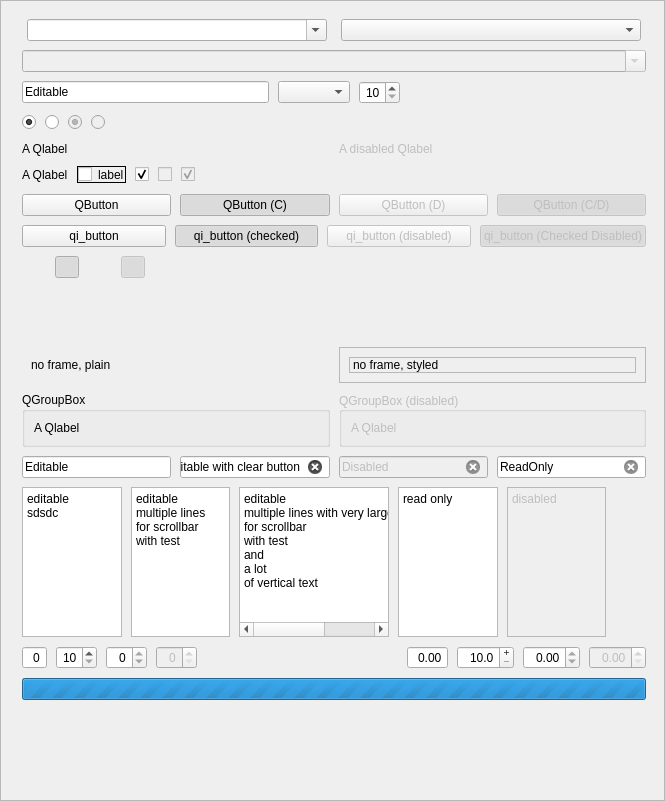
<?xml version="1.0" encoding="UTF-8"?>
<ui version="4.0">
 <class>MainWindow</class>
 <widget class="QMainWindow" name="MainWindow">
  <property name="geometry">
   <rect>
    <x>0</x>
    <y>0</y>
    <width>665</width>
    <height>801</height>
   </rect>
  </property>
  <property name="windowTitle">
   <string>MainWindow</string>
  </property>
  <widget class="QWidget" name="centralwidget">
   <layout class="QHBoxLayout" name="horizontalLayout">
    <property name="leftMargin">
     <number>0</number>
    </property>
    <property name="topMargin">
     <number>0</number>
    </property>
    <property name="rightMargin">
     <number>0</number>
    </property>
    <property name="bottomMargin">
     <number>0</number>
    </property>
    <item>
     <widget class="QFrame" name="q_frame">
      <property name="frameShape">
       <enum>QFrame::Shape::StyledPanel</enum>
      </property>
      <property name="frameShadow">
       <enum>QFrame::Shadow::Raised</enum>
      </property>
      <layout class="QHBoxLayout" name="q_widgets_main_layout">
       <property name="spacing">
        <number>9</number>
       </property>
       <property name="leftMargin">
        <number>12</number>
       </property>
       <property name="topMargin">
        <number>18</number>
       </property>
       <property name="rightMargin">
        <number>18</number>
       </property>
       <property name="bottomMargin">
        <number>18</number>
       </property>
       <item>
        <widget class="Line" name="q_line">
         <property name="orientation">
          <enum>Qt::Orientation::Horizontal</enum>
         </property>
        </widget>
       </item>
       <item>
        <layout class="QVBoxLayout" name="q_widgets_sub_layout">
         <item>
          <layout class="QVBoxLayout" name="q_combobox_layout">
           <item>
            <layout class="QHBoxLayout" name="horizontalLayout_20">
             <item>
              <widget class="QComboBox" name="q_combobox_read_only">
               <property name="maximumSize">
                <size>
                 <width>300</width>
                 <height>16777215</height>
                </size>
               </property>
               <property name="editable">
                <bool>true</bool>
               </property>
              </widget>
             </item>
             <item>
              <widget class="QComboBox" name="q_combobox_rw">
               <property name="maximumSize">
                <size>
                 <width>300</width>
                 <height>16777215</height>
                </size>
               </property>
              </widget>
             </item>
            </layout>
           </item>
           <item>
            <widget class="QComboBox" name="q_combobox_disabled">
             <property name="enabled">
              <bool>false</bool>
             </property>
             <property name="editable">
              <bool>true</bool>
             </property>
            </widget>
           </item>
           <item>
            <layout class="QHBoxLayout" name="horizontalLayout_23">
             <item>
              <widget class="QLineEdit" name="q_lineedit_editable_3">
               <property name="text">
                <string>Editable</string>
               </property>
               <property name="clearButtonEnabled">
                <bool>false</bool>
               </property>
              </widget>
             </item>
             <item>
              <widget class="QComboBox" name="q_combobox_read_only_3">
               <property name="sizePolicy">
                <sizepolicy hsizetype="Fixed" vsizetype="Fixed">
                 <horstretch>0</horstretch>
                 <verstretch>0</verstretch>
                </sizepolicy>
               </property>
               <property name="maximumSize">
                <size>
                 <width>300</width>
                 <height>16777215</height>
                </size>
               </property>
              </widget>
             </item>
             <item>
              <widget class="QSpinBox" name="q_spinbox_rw_3">
               <property name="alignment">
                <set>Qt::AlignmentFlag::AlignRight|Qt::AlignmentFlag::AlignTrailing|Qt::AlignmentFlag::AlignVCenter</set>
               </property>
               <property name="minimum">
                <number>10</number>
               </property>
              </widget>
             </item>
             <item>
              <spacer name="horizontalSpacer_11">
               <property name="orientation">
                <enum>Qt::Orientation::Horizontal</enum>
               </property>
               <property name="sizeHint" stdset="0">
                <size>
                 <width>40</width>
                 <height>20</height>
                </size>
               </property>
              </spacer>
             </item>
            </layout>
           </item>
          </layout>
         </item>
         <item>
          <layout class="QHBoxLayout" name="horizontalLayout_3">
           <item>
            <widget class="QRadioButton" name="q_radiobutton_1">
             <property name="text">
              <string/>
             </property>
             <property name="checked">
              <bool>true</bool>
             </property>
             <attribute name="buttonGroup">
              <string notr="true">buttonGroup_3</string>
             </attribute>
            </widget>
           </item>
           <item>
            <widget class="QRadioButton" name="q_radiobutton_2">
             <property name="text">
              <string/>
             </property>
             <attribute name="buttonGroup">
              <string notr="true">buttonGroup_3</string>
             </attribute>
            </widget>
           </item>
           <item>
            <widget class="QRadioButton" name="q_radiobutton_disabled_1">
             <property name="enabled">
              <bool>false</bool>
             </property>
             <property name="text">
              <string/>
             </property>
             <property name="checked">
              <bool>true</bool>
             </property>
             <attribute name="buttonGroup">
              <string notr="true">buttonGroup_4</string>
             </attribute>
            </widget>
           </item>
           <item>
            <widget class="QRadioButton" name="q_radiobutton_disabled_2">
             <property name="enabled">
              <bool>false</bool>
             </property>
             <property name="text">
              <string/>
             </property>
             <attribute name="buttonGroup">
              <string notr="true">buttonGroup_4</string>
             </attribute>
            </widget>
           </item>
           <item>
            <spacer name="horizontalSpacer_2">
             <property name="orientation">
              <enum>Qt::Orientation::Horizontal</enum>
             </property>
             <property name="sizeHint" stdset="0">
              <size>
               <width>40</width>
               <height>20</height>
              </size>
             </property>
            </spacer>
           </item>
          </layout>
         </item>
         <item>
          <layout class="QHBoxLayout" name="horizontalLayout_7">
           <item>
            <widget class="QLabel" name="q_label">
             <property name="text">
              <string>A Qlabel</string>
             </property>
            </widget>
           </item>
           <item>
            <widget class="QLabel" name="q_label_disabled">
             <property name="enabled">
              <bool>false</bool>
             </property>
             <property name="text">
              <string>A disabled Qlabel</string>
             </property>
            </widget>
           </item>
          </layout>
         </item>
         <item>
          <layout class="QHBoxLayout" name="horizontalLayout_5">
           <item>
            <widget class="QLabel" name="q_label_checkbox">
             <property name="text">
              <string>A Qlabel</string>
             </property>
            </widget>
           </item>
           <item>
            <widget class="QCheckBox" name="q_checkbox">
             <property name="styleSheet">
              <string notr="true">border-color: rgb(255, 0, 0);
border:1px solid;</string>
             </property>
             <property name="text">
              <string>label</string>
             </property>
            </widget>
           </item>
           <item>
            <widget class="QCheckBox" name="q_checkbox_clicked">
             <property name="text">
              <string/>
             </property>
             <property name="checked">
              <bool>true</bool>
             </property>
            </widget>
           </item>
           <item>
            <widget class="QCheckBox" name="q_checkbox_disabled">
             <property name="enabled">
              <bool>false</bool>
             </property>
             <property name="text">
              <string/>
             </property>
            </widget>
           </item>
           <item>
            <widget class="QCheckBox" name="q_checkbox_disabled_clicked">
             <property name="enabled">
              <bool>false</bool>
             </property>
             <property name="text">
              <string/>
             </property>
             <property name="checked">
              <bool>true</bool>
             </property>
            </widget>
           </item>
           <item>
            <spacer name="horizontalSpacer_4">
             <property name="orientation">
              <enum>Qt::Orientation::Horizontal</enum>
             </property>
             <property name="sizeHint" stdset="0">
              <size>
               <width>40</width>
               <height>20</height>
              </size>
             </property>
            </spacer>
           </item>
          </layout>
         </item>
         <item>
          <layout class="QHBoxLayout" name="horizontalLayout_9">
           <item>
            <widget class="QPushButton" name="q_text_button">
             <property name="text">
              <string>QButton</string>
             </property>
            </widget>
           </item>
           <item>
            <widget class="QPushButton" name="q_text_button_checked">
             <property name="text">
              <string>QButton (C)</string>
             </property>
             <property name="checkable">
              <bool>true</bool>
             </property>
             <property name="checked">
              <bool>true</bool>
             </property>
            </widget>
           </item>
           <item>
            <widget class="QPushButton" name="q_text_button_disabled">
             <property name="enabled">
              <bool>false</bool>
             </property>
             <property name="text">
              <string>QButton (D)</string>
             </property>
            </widget>
           </item>
           <item>
            <widget class="QPushButton" name="q_text_button_checked_disabled">
             <property name="enabled">
              <bool>false</bool>
             </property>
             <property name="text">
              <string>QButton (C/D)</string>
             </property>
             <property name="checkable">
              <bool>true</bool>
             </property>
             <property name="checked">
              <bool>true</bool>
             </property>
            </widget>
           </item>
          </layout>
         </item>
         <item>
          <layout class="QHBoxLayout" name="horizontalLayout_19">
           <item>
            <widget class="QPushButton" name="q_text_icon_button">
             <property name="text">
              <string>qi_button</string>
             </property>
             <property name="icon">
              <iconset>
               <normaloff>../../../hwidgets/icons/gpu.png</normaloff>../../../hwidgets/icons/gpu.png</iconset>
             </property>
            </widget>
           </item>
           <item>
            <widget class="QPushButton" name="q_text_icon_button_checked">
             <property name="text">
              <string>qi_button (checked)</string>
             </property>
             <property name="icon">
              <iconset>
               <normaloff>../../../hwidgets/icons/gpu.png</normaloff>../../../hwidgets/icons/gpu.png</iconset>
             </property>
             <property name="checkable">
              <bool>true</bool>
             </property>
             <property name="checked">
              <bool>true</bool>
             </property>
             <property name="flat">
              <bool>false</bool>
             </property>
            </widget>
           </item>
           <item>
            <widget class="QPushButton" name="q_text_icon_button_disabled">
             <property name="enabled">
              <bool>false</bool>
             </property>
             <property name="text">
              <string>qi_button (disabled)</string>
             </property>
             <property name="icon">
              <iconset>
               <normaloff>../../../hwidgets/icons/gpu.png</normaloff>../../../hwidgets/icons/gpu.png</iconset>
             </property>
            </widget>
           </item>
           <item>
            <widget class="QPushButton" name="q_text_icon_button_disabled_checked">
             <property name="enabled">
              <bool>false</bool>
             </property>
             <property name="text">
              <string>qi_button (Checked Disabled)</string>
             </property>
             <property name="icon">
              <iconset>
               <normaloff>../../../hwidgets/icons/gpu.png</normaloff>../../../hwidgets/icons/gpu.png</iconset>
             </property>
             <property name="checkable">
              <bool>true</bool>
             </property>
             <property name="checked">
              <bool>true</bool>
             </property>
            </widget>
           </item>
          </layout>
         </item>
         <item>
          <layout class="QHBoxLayout" name="q_button_layout">
           <item>
            <widget class="QPushButton" name="q_button">
             <property name="sizePolicy">
              <sizepolicy hsizetype="Fixed" vsizetype="Fixed">
               <horstretch>0</horstretch>
               <verstretch>0</verstretch>
              </sizepolicy>
             </property>
             <property name="maximumSize">
              <size>
               <width>24</width>
               <height>24</height>
              </size>
             </property>
             <property name="text">
              <string/>
             </property>
             <property name="icon">
              <iconset>
               <normaloff>../../../hwidgets/icons/settings_FILL0_wght400_GRAD0_opsz24.png</normaloff>../../../hwidgets/icons/settings_FILL0_wght400_GRAD0_opsz24.png</iconset>
             </property>
             <property name="iconSize">
              <size>
               <width>24</width>
               <height>24</height>
              </size>
             </property>
             <property name="flat">
              <bool>true</bool>
             </property>
            </widget>
           </item>
           <item>
            <widget class="QPushButton" name="q_button_checked">
             <property name="maximumSize">
              <size>
               <width>24</width>
               <height>24</height>
              </size>
             </property>
             <property name="text">
              <string/>
             </property>
             <property name="icon">
              <iconset>
               <normaloff>../../../hwidgets/icons/settings_FILL0_wght400_GRAD0_opsz24.png</normaloff>../../../hwidgets/icons/settings_FILL0_wght400_GRAD0_opsz24.png</iconset>
             </property>
             <property name="iconSize">
              <size>
               <width>24</width>
               <height>24</height>
              </size>
             </property>
             <property name="checkable">
              <bool>true</bool>
             </property>
             <property name="checked">
              <bool>true</bool>
             </property>
             <property name="flat">
              <bool>true</bool>
             </property>
            </widget>
           </item>
           <item>
            <widget class="QPushButton" name="q_button_disabled">
             <property name="enabled">
              <bool>false</bool>
             </property>
             <property name="maximumSize">
              <size>
               <width>24</width>
               <height>24</height>
              </size>
             </property>
             <property name="text">
              <string/>
             </property>
             <property name="icon">
              <iconset>
               <normaloff>../../../hwidgets/icons/settings_FILL0_wght400_GRAD0_opsz24.png</normaloff>../../../hwidgets/icons/settings_FILL0_wght400_GRAD0_opsz24.png</iconset>
             </property>
             <property name="iconSize">
              <size>
               <width>24</width>
               <height>24</height>
              </size>
             </property>
             <property name="flat">
              <bool>true</bool>
             </property>
            </widget>
           </item>
           <item>
            <widget class="QPushButton" name="q_button_disabled_checked">
             <property name="enabled">
              <bool>false</bool>
             </property>
             <property name="maximumSize">
              <size>
               <width>24</width>
               <height>24</height>
              </size>
             </property>
             <property name="text">
              <string/>
             </property>
             <property name="icon">
              <iconset>
               <normaloff>../../../hwidgets/icons/settings_FILL0_wght400_GRAD0_opsz24.png</normaloff>../../../hwidgets/icons/settings_FILL0_wght400_GRAD0_opsz24.png</iconset>
             </property>
             <property name="iconSize">
              <size>
               <width>24</width>
               <height>24</height>
              </size>
             </property>
             <property name="checkable">
              <bool>true</bool>
             </property>
             <property name="checked">
              <bool>true</bool>
             </property>
             <property name="flat">
              <bool>true</bool>
             </property>
            </widget>
           </item>
           <item>
            <spacer name="q_button_spacer">
             <property name="orientation">
              <enum>Qt::Orientation::Horizontal</enum>
             </property>
             <property name="sizeHint" stdset="0">
              <size>
               <width>40</width>
               <height>20</height>
              </size>
             </property>
            </spacer>
           </item>
          </layout>
         </item>
         <item>
          <layout class="QHBoxLayout" name="horizontalLayout_22">
           <property name="bottomMargin">
            <number>60</number>
           </property>
          </layout>
         </item>
         <item>
          <layout class="QHBoxLayout" name="q_frame_layout">
           <item>
            <widget class="QFrame" name="q_frame_noframe">
             <property name="frameShape">
              <enum>QFrame::Shape::NoFrame</enum>
             </property>
             <property name="frameShadow">
              <enum>QFrame::Shadow::Plain</enum>
             </property>
             <layout class="QVBoxLayout" name="verticalLayout_8">
              <item>
               <widget class="QLabel" name="q_label_1">
                <property name="text">
                 <string>no frame, plain</string>
                </property>
               </widget>
              </item>
             </layout>
            </widget>
           </item>
           <item>
            <widget class="QFrame" name="q_frame_styled_raised">
             <property name="frameShape">
              <enum>QFrame::Shape::StyledPanel</enum>
             </property>
             <property name="frameShadow">
              <enum>QFrame::Shadow::Plain</enum>
             </property>
             <layout class="QVBoxLayout" name="verticalLayout_9">
              <item>
               <widget class="QLabel" name="q_label_0">
                <property name="frameShape">
                 <enum>QFrame::Shape::StyledPanel</enum>
                </property>
                <property name="text">
                 <string>no frame, styled</string>
                </property>
               </widget>
              </item>
             </layout>
            </widget>
           </item>
          </layout>
         </item>
         <item>
          <layout class="QHBoxLayout" name="q_groupbox_layout">
           <item>
            <widget class="QGroupBox" name="q_groupbox">
             <property name="title">
              <string>QGroupBox</string>
             </property>
             <layout class="QVBoxLayout" name="verticalLayout_6">
              <item>
               <widget class="QLabel" name="q_label_groupbox">
                <property name="text">
                 <string>A Qlabel</string>
                </property>
               </widget>
              </item>
             </layout>
            </widget>
           </item>
           <item>
            <widget class="QGroupBox" name="q_groupbox_disabled">
             <property name="enabled">
              <bool>false</bool>
             </property>
             <property name="title">
              <string>QGroupBox (disabled)</string>
             </property>
             <property name="alignment">
              <set>Qt::AlignmentFlag::AlignLeading|Qt::AlignmentFlag::AlignLeft|Qt::AlignmentFlag::AlignVCenter</set>
             </property>
             <layout class="QVBoxLayout" name="verticalLayout_7">
              <item>
               <widget class="QLabel" name="q_label_groupbox_2">
                <property name="text">
                 <string>A Qlabel</string>
                </property>
               </widget>
              </item>
             </layout>
            </widget>
           </item>
          </layout>
         </item>
         <item>
          <layout class="QHBoxLayout" name="horizontalLayout_16">
           <item>
            <widget class="QLineEdit" name="q_lineedit_editable">
             <property name="text">
              <string>Editable</string>
             </property>
             <property name="clearButtonEnabled">
              <bool>false</bool>
             </property>
            </widget>
           </item>
           <item>
            <widget class="QLineEdit" name="q_lineedit_editable_clear_button">
             <property name="text">
              <string>Editable with clear button</string>
             </property>
             <property name="clearButtonEnabled">
              <bool>true</bool>
             </property>
            </widget>
           </item>
           <item>
            <widget class="QLineEdit" name="q_lineedit_disabled">
             <property name="enabled">
              <bool>false</bool>
             </property>
             <property name="text">
              <string>Disabled</string>
             </property>
             <property name="clearButtonEnabled">
              <bool>true</bool>
             </property>
            </widget>
           </item>
           <item>
            <widget class="QLineEdit" name="q_lineedit_read_only">
             <property name="text">
              <string>ReadOnly</string>
             </property>
             <property name="readOnly">
              <bool>true</bool>
             </property>
             <property name="clearButtonEnabled">
              <bool>true</bool>
             </property>
            </widget>
           </item>
          </layout>
         </item>
         <item>
          <layout class="QHBoxLayout" name="q_plaintextedit_layout">
           <item>
            <widget class="QPlainTextEdit" name="q_plaintextedit_editable">
             <property name="maximumSize">
              <size>
               <width>100</width>
               <height>150</height>
              </size>
             </property>
             <property name="plainText">
              <string>editable
sdsdc</string>
             </property>
            </widget>
           </item>
           <item>
            <widget class="QPlainTextEdit" name="q_plaintextedit_editable_vscrollbar">
             <property name="maximumSize">
              <size>
               <width>100</width>
               <height>150</height>
              </size>
             </property>
             <property name="plainText">
              <string>editable
multiple lines
for scrollbar
with test
</string>
             </property>
            </widget>
           </item>
           <item>
            <widget class="QPlainTextEdit" name="q_plaintextedit_editable_scrollbars">
             <property name="maximumSize">
              <size>
               <width>150</width>
               <height>150</height>
              </size>
             </property>
             <property name="lineWrapMode">
              <enum>QPlainTextEdit::LineWrapMode::NoWrap</enum>
             </property>
             <property name="plainText">
              <string>editable
multiple lines with very large text for hscrollbar
for scrollbar 
with test
and
a lot
of vertical text
</string>
             </property>
            </widget>
           </item>
           <item>
            <widget class="QPlainTextEdit" name="q_plaintextedit_readonly">
             <property name="maximumSize">
              <size>
               <width>100</width>
               <height>150</height>
              </size>
             </property>
             <property name="readOnly">
              <bool>true</bool>
             </property>
             <property name="plainText">
              <string>read only
</string>
             </property>
            </widget>
           </item>
           <item>
            <widget class="QPlainTextEdit" name="q_plaintextedit_disabled">
             <property name="enabled">
              <bool>false</bool>
             </property>
             <property name="maximumSize">
              <size>
               <width>100</width>
               <height>150</height>
              </size>
             </property>
             <property name="plainText">
              <string>disabled
</string>
             </property>
            </widget>
           </item>
           <item>
            <spacer name="horizontalSpacer_5">
             <property name="orientation">
              <enum>Qt::Orientation::Horizontal</enum>
             </property>
             <property name="sizeHint" stdset="0">
              <size>
               <width>40</width>
               <height>20</height>
              </size>
             </property>
            </spacer>
           </item>
          </layout>
         </item>
         <item>
          <layout class="QHBoxLayout" name="q_spinbox_layout">
           <item>
            <widget class="QSpinBox" name="q_spinbox_no_button">
             <property name="alignment">
              <set>Qt::AlignmentFlag::AlignRight|Qt::AlignmentFlag::AlignTrailing|Qt::AlignmentFlag::AlignVCenter</set>
             </property>
             <property name="buttonSymbols">
              <enum>QAbstractSpinBox::ButtonSymbols::NoButtons</enum>
             </property>
            </widget>
           </item>
           <item>
            <widget class="QSpinBox" name="q_spinbox_rw">
             <property name="alignment">
              <set>Qt::AlignmentFlag::AlignRight|Qt::AlignmentFlag::AlignTrailing|Qt::AlignmentFlag::AlignVCenter</set>
             </property>
             <property name="minimum">
              <number>10</number>
             </property>
            </widget>
           </item>
           <item>
            <widget class="QSpinBox" name="q_spinbox_ro">
             <property name="alignment">
              <set>Qt::AlignmentFlag::AlignRight|Qt::AlignmentFlag::AlignTrailing|Qt::AlignmentFlag::AlignVCenter</set>
             </property>
             <property name="readOnly">
              <bool>true</bool>
             </property>
            </widget>
           </item>
           <item>
            <widget class="QSpinBox" name="q_spinbox_disabled">
             <property name="enabled">
              <bool>false</bool>
             </property>
             <property name="alignment">
              <set>Qt::AlignmentFlag::AlignRight|Qt::AlignmentFlag::AlignTrailing|Qt::AlignmentFlag::AlignVCenter</set>
             </property>
            </widget>
           </item>
           <item>
            <spacer name="horizontalSpacer_7">
             <property name="orientation">
              <enum>Qt::Orientation::Horizontal</enum>
             </property>
             <property name="sizeHint" stdset="0">
              <size>
               <width>40</width>
               <height>20</height>
              </size>
             </property>
            </spacer>
           </item>
           <item>
            <widget class="QDoubleSpinBox" name="q_doublespinbox_nobutton">
             <property name="frame">
              <bool>true</bool>
             </property>
             <property name="alignment">
              <set>Qt::AlignmentFlag::AlignRight|Qt::AlignmentFlag::AlignTrailing|Qt::AlignmentFlag::AlignVCenter</set>
             </property>
             <property name="buttonSymbols">
              <enum>QAbstractSpinBox::ButtonSymbols::NoButtons</enum>
             </property>
            </widget>
           </item>
           <item>
            <widget class="QDoubleSpinBox" name="q_doublespinbox_rw">
             <property name="alignment">
              <set>Qt::AlignmentFlag::AlignRight|Qt::AlignmentFlag::AlignTrailing|Qt::AlignmentFlag::AlignVCenter</set>
             </property>
             <property name="buttonSymbols">
              <enum>QAbstractSpinBox::ButtonSymbols::PlusMinus</enum>
             </property>
             <property name="showGroupSeparator" stdset="0">
              <bool>false</bool>
             </property>
             <property name="decimals">
              <number>1</number>
             </property>
             <property name="minimum">
              <double>10.000000000000000</double>
             </property>
            </widget>
           </item>
           <item>
            <widget class="QDoubleSpinBox" name="q_doublespinbox_ro">
             <property name="alignment">
              <set>Qt::AlignmentFlag::AlignRight|Qt::AlignmentFlag::AlignTrailing|Qt::AlignmentFlag::AlignVCenter</set>
             </property>
             <property name="readOnly">
              <bool>true</bool>
             </property>
            </widget>
           </item>
           <item>
            <widget class="QDoubleSpinBox" name="q_doublespinbox_disabled">
             <property name="enabled">
              <bool>false</bool>
             </property>
             <property name="alignment">
              <set>Qt::AlignmentFlag::AlignRight|Qt::AlignmentFlag::AlignTrailing|Qt::AlignmentFlag::AlignVCenter</set>
             </property>
            </widget>
           </item>
          </layout>
         </item>
         <item>
          <layout class="QHBoxLayout" name="horizontalLayout_11">
           <property name="bottomMargin">
            <number>60</number>
           </property>
           <item>
            <widget class="QProgressBar" name="q_indeterminate_progress">
             <property name="maximum">
              <number>0</number>
             </property>
             <property name="value">
              <number>0</number>
             </property>
            </widget>
           </item>
          </layout>
         </item>
         <item>
          <spacer name="verticalSpacer">
           <property name="orientation">
            <enum>Qt::Orientation::Vertical</enum>
           </property>
           <property name="sizeHint" stdset="0">
            <size>
             <width>20</width>
             <height>5</height>
            </size>
           </property>
          </spacer>
         </item>
        </layout>
       </item>
      </layout>
     </widget>
    </item>
   </layout>
  </widget>
 </widget>
 <resources/>
 <connections/>
 <buttongroups>
  <buttongroup name="buttonGroup_3"/>
  <buttongroup name="buttonGroup_4"/>
 </buttongroups>
</ui>
